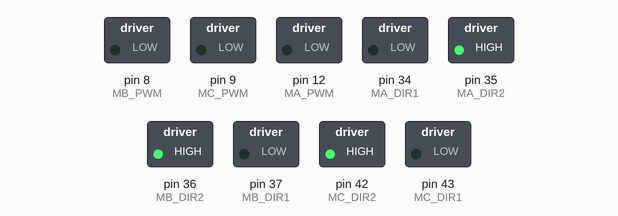
A sketch run on a simulated Arduino Mega 2560, built with avr-gcc and run on an emulated ATmega2560. Shown: switched loads named in the sketch (green lamp = pin HIGH). The ROS host is connected and sends only what is stated.

Above: at 0.1 s.
Timing chart, 0 to 1.6 s (numbered marks = the images above):
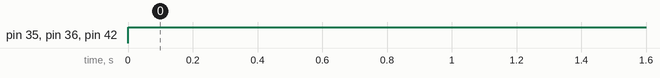

Measured:
- by itself, pin 35 (MA_DIR2), pin 36 (MB_DIR2), pin 42 (MC_DIR2): LOW → HIGH at 0.00 s

The sketch:

move.ino
```cpp
#include <ros.h>
#include <std_msgs/Float32MultiArray.h>

#define MA_DIR1 34
#define MA_DIR2 35
#define MA_PWM 12   //left

#define MB_DIR1 37
#define MB_DIR2 36
#define MB_PWM 8    //right

#define MC_DIR1 43
#define MC_DIR2 42
#define MC_PWM 9   //middle

#define MAX_VEL 255

ros::NodeHandle nh;
ros::Subscriber<std_msgs::Float32MultiArray> cmd_vel_sub("cmd_vel", Callba);

int a_vel = 0;
int b_vel = 0;
int c_vel = 0;

void Callba(const std_msgs::Float32MultiArray& cmd_vel_msg)
{
  a_vel = cmd_vel_msg.data[0];
  b_vel = cmd_vel_msg.data[1];
  c_vel = cmd_vel_msg.data[2];
}

void setup() {
  // Motor
  pinMode(MA_DIR1, OUTPUT);
  pinMode(MA_DIR2, OUTPUT);
  pinMode(MA_PWM, OUTPUT);
  pinMode(MB_DIR1, OUTPUT);
  pinMode(MB_DIR2, OUTPUT);
  pinMode(MB_PWM, OUTPUT);
  pinMode(MC_DIR1, OUTPUT);
  pinMode(MC_DIR2, OUTPUT);
  pinMode(MC_PWM, OUTPUT);

  // rosserial
  nh.initNode();
  nh.subscribe(cmd_vel_sub);
}

void loop() {
  go(a_vel, b_vel, c_vel);
  nh.spinOnce();
}

void go(int spdA, int spdB, int spdC){
  ControlSpeed(spdA, MA_DIR1, MA_DIR2, MA_PWM);
  ControlSpeed(spdB, MB_DIR1, MB_DIR2, MB_PWM);
  ControlSpeed(spdC, MC_DIR1, MC_DIR2, MC_PWM);
}

void ControlSpeed(int ref_speed, int direct_1, int direct_2, int pwm_pin_3){
  if(ref_speed < 0){
    ref_speed = -ref_speed ;
    if(ref_speed > MAX_VEL) ref_speed = MAX_VEL;
    digitalWrite(direct_1, HIGH);
    digitalWrite(direct_2, LOW);
    analogWrite(pwm_pin_3, ref_speed);
  }
  else{
    if(ref_speed > MAX_VEL) ref_speed = MAX_VEL;
    digitalWrite(direct_1, LOW);
    digitalWrite(direct_2, HIGH);
    analogWrite(pwm_pin_3, ref_speed);
  }
}
```
